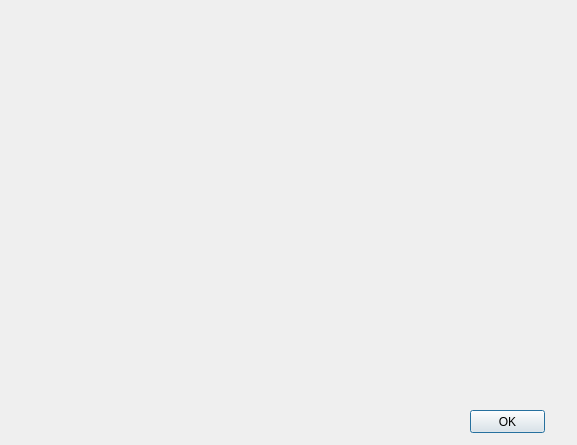
<?xml version="1.0" encoding="UTF-8"?>
<ui version="4.0">
 <class>About</class>
 <widget class="QDialog" name="About">
  <property name="windowModality">
   <enum>Qt::ApplicationModal</enum>
  </property>
  <property name="geometry">
   <rect>
    <x>0</x>
    <y>0</y>
    <width>577</width>
    <height>445</height>
   </rect>
  </property>
  <property name="sizePolicy">
   <sizepolicy hsizetype="Expanding" vsizetype="Expanding">
    <horstretch>0</horstretch>
    <verstretch>0</verstretch>
   </sizepolicy>
  </property>
  <property name="minimumSize">
   <size>
    <width>577</width>
    <height>445</height>
   </size>
  </property>
  <property name="maximumSize">
   <size>
    <width>577</width>
    <height>445</height>
   </size>
  </property>
  <property name="windowTitle">
   <string>About This Program</string>
  </property>
  <widget class="QLabel" name="aboutLabel">
   <property name="geometry">
    <rect>
     <x>10</x>
     <y>10</y>
     <width>551</width>
     <height>381</height>
    </rect>
   </property>
   <property name="sizePolicy">
    <sizepolicy hsizetype="Expanding" vsizetype="Expanding">
     <horstretch>0</horstretch>
     <verstretch>0</verstretch>
    </sizepolicy>
   </property>
   <property name="minimumSize">
    <size>
     <width>381</width>
     <height>221</height>
    </size>
   </property>
   <property name="text">
    <string/>
   </property>
   <property name="scaledContents">
    <bool>true</bool>
   </property>
   <property name="wordWrap">
    <bool>true</bool>
   </property>
  </widget>
  <widget class="QPushButton" name="okayButton">
   <property name="geometry">
    <rect>
     <x>470</x>
     <y>410</y>
     <width>75</width>
     <height>23</height>
    </rect>
   </property>
   <property name="text">
    <string>OK</string>
   </property>
  </widget>
 </widget>
 <resources/>
 <connections/>
</ui>
